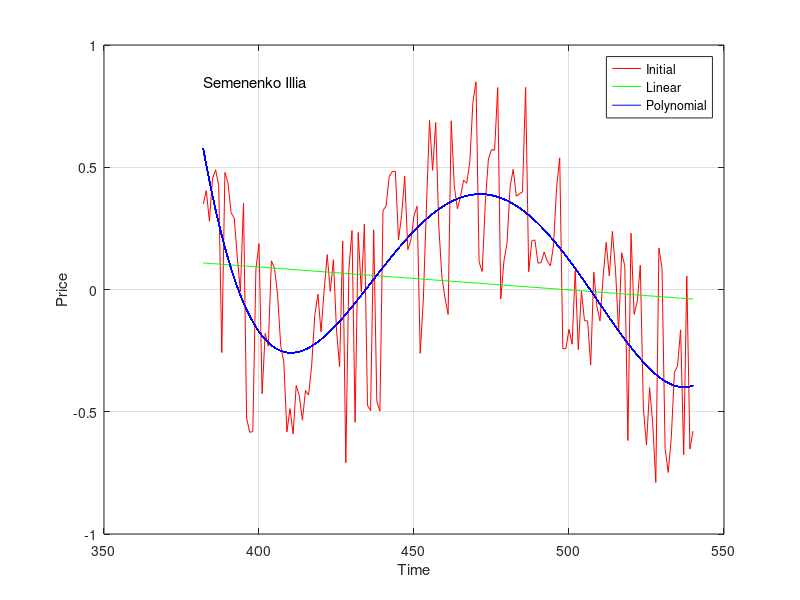

MATLAB code to generate this figure:
P = [382     0.3497735
383     0.4043452
384     0.2791683
385     0.4542913
386     0.4897625
387     0.4256295
388    -0.2580604
389      0.478739
390     0.4360733
391     0.3139871
392      0.292524
393     0.1317261
394  -0.008365495
395     0.3522887
396    -0.5262732
397    -0.5840148
398    -0.5809015
399     0.0830996
400     0.1880194
401    -0.4261131
402    -0.1792712
403    -0.2314301
404     0.1174326
405    0.08733708
406   -0.02169891
407      -0.22966
408    -0.2965333
409    -0.5823083
410    -0.4869773
411     -0.590535
412    -0.3929787
413    -0.4343084
414    -0.5345266
415    -0.4136386
416    -0.4316522
417    -0.3085779
418    -0.1044287
419   -0.01922042
420    -0.1729711
421  -0.005701649
422     0.1425648
423  -0.008197328
424     0.1219838
425     -0.166922
426    -0.3149474
427     0.1978728
428    -0.7084981
429    0.08590097
430     0.2410293
431    -0.5431557
432     0.2333016
433  -0.009644543
434     0.2679584
435    -0.4739385
436     -0.495385
437     0.2435674
438    -0.4571333
439    -0.4975403
440     0.3222925
441     0.3423107
442     0.4624594
443     0.4826831
444     0.4829264
445     0.2031338
446     0.3032496
447     0.4632186
448      0.162986
449     0.2024971
450     0.3016984
451     0.3405368
452    -0.2610399
453   -0.04308247
454     0.3343591
455     0.6912364
456     0.4875024
457     0.6831116
458     0.2580202
459    0.05218651
460   -0.03442962
461    -0.1018661
462     0.6898414
463     0.4206592
464     0.3305563
465     0.3795039
466     0.4474759
467     0.4344485
468      0.520401
469      0.765315
470     0.8491753
471     0.1119693
472    0.07368723
473     0.3543225
474     0.5338713
475     0.5723328
476     0.5697093
477     0.8260058
478   -0.03876934
479      0.115395
480      0.188513
481     0.4206017
482     0.4916813
483     0.3817744
484      0.390907
485     0.3991075
486     0.8264071
487    0.07283977
488     0.1984419
489     0.2032524
490     0.1073126
491     0.1106662
492      0.153359
493      0.115439
494    0.09695604
495      0.177962
496     0.4185103
497     0.5386562
498    -0.2415438
499    -0.2420317
500    -0.1627484
501    -0.2236337
502    0.07537353
503    -0.2456649
504  -0.006686644
505    -0.1276287
506    -0.1284281
507    -0.3090214
508    0.07065445
509   -0.06933743
510    -0.1289344
511    0.05192554
512     0.1933039
513    0.05526135
514     0.2378573
515    0.08115035
516    -0.1748025
517     0.1500544
518    0.09577502
519    -0.6175882
520      0.230015
521    -0.1013671
522   -0.05168809
523    0.09909577
524     -0.488974
525    -0.6358584
526    -0.4015212
527    -0.5459287
528    -0.7890503
529      0.169142
530    0.08867301
531    -0.6504356
532    -0.7481653
533    -0.6045005
534    -0.3394293
535    -0.3129428
536    -0.1650355
537    -0.6757053
538    0.05504642
539    -0.6527849
540    -0.5792075];
 
X = P(:,1); 
Y = P(:,2);

plot(X, Y, 'r'); 
hold on; 
grid on;
xlabel('Time');
ylabel('Price');
l = length(P);
text(X(1), Y(1)+0.5, 'Semenenko Illia', 'Fontsize', 11);


n = length(X); 
Sx = 0; 
Sy = 0; 
Sxx = 0; 
Sxy = 0; 
for i = 1:length(X) 
    Sx = Sx + X(i); 
    Sy = Sy + Y(i); 
    Sxx = Sxx + X(i) * X(i); 
    Sxy = Sxy + X(i) * Y(i); 
end 
a = (Sx/n * Sy/n - Sxy/n)/(Sx/n*Sx/n - Sxx/n)
b = (Sxy/n - a*Sxx/n)/(Sx/n) 
plot(X,a*X + b, 'g'); 


d = 4; 
AA = zeros(d+1,d+1); 
for y = 1:d+1 
    for x =1:d+1 
        AA(y,x) = sum(X.^(x-1).*(X.^(y-1))); 
    end 
    BB(y,1) = sum(Y.*(X.^(y-1))); 
end 
aA = AA^-1*BB

approx = zeros(length(X)); 
for i = 1:d+1 
    approx = approx + aA(i)*X.^(i-1); 
end 
plot(X,approx, 'b'); 
legend('Initial','Linear','Polynomial'); 
hold off; 



